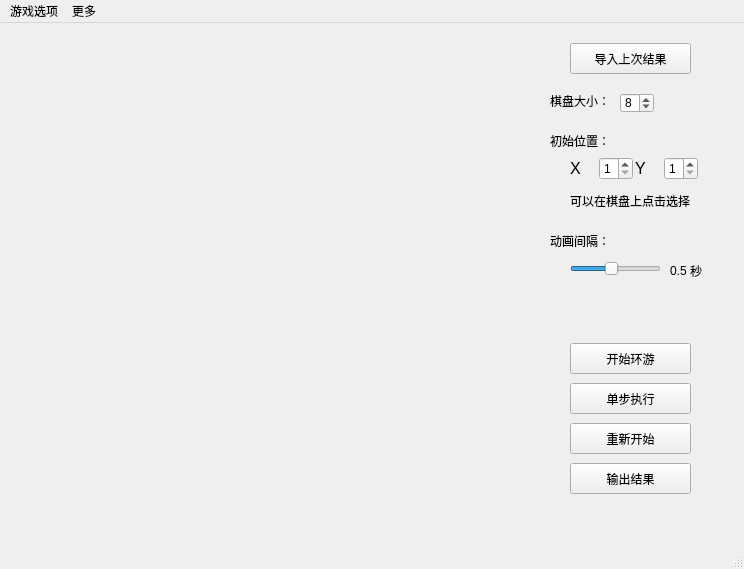
<?xml version="1.0" encoding="UTF-8"?>
<ui version="4.0">
 <class>MainWindow</class>
 <widget class="QMainWindow" name="MainWindow">
  <property name="geometry">
   <rect>
    <x>0</x>
    <y>0</y>
    <width>744</width>
    <height>569</height>
   </rect>
  </property>
  <property name="windowTitle">
   <string>骑士环游小游戏 by Louie</string>
  </property>
  <property name="windowIcon">
   <iconset>
    <normaloff>image.ico</normaloff>image.ico</iconset>
  </property>
  <property name="toolTip">
   <string/>
  </property>
  <property name="statusTip">
   <string>欢迎来到骑士环游小游戏~</string>
  </property>
  <widget class="QWidget" name="centralwidget">
   <widget class="QLabel" name="label_clock">
    <property name="geometry">
     <rect>
      <x>670</x>
      <y>240</y>
      <width>31</width>
      <height>16</height>
     </rect>
    </property>
    <property name="text">
     <string>0.5</string>
    </property>
   </widget>
   <widget class="QLabel" name="label_6">
    <property name="geometry">
     <rect>
      <x>690</x>
      <y>240</y>
      <width>31</width>
      <height>16</height>
     </rect>
    </property>
    <property name="text">
     <string>秒</string>
    </property>
   </widget>
   <widget class="QWidget" name="horizontalLayoutWidget_2">
    <property name="geometry">
     <rect>
      <x>570</x>
      <y>130</y>
      <width>128</width>
      <height>31</height>
     </rect>
    </property>
    <layout class="QHBoxLayout" name="horizontalLayout_2">
     <property name="spacing">
      <number>2</number>
     </property>
     <item>
      <widget class="QLabel" name="label_4">
       <property name="minimumSize">
        <size>
         <width>20</width>
         <height>0</height>
        </size>
       </property>
       <property name="maximumSize">
        <size>
         <width>16777215</width>
         <height>20</height>
        </size>
       </property>
       <property name="font">
        <font>
         <pointsize>12</pointsize>
         <weight>50</weight>
         <bold>false</bold>
         <kerning>true</kerning>
        </font>
       </property>
       <property name="cursor">
        <cursorShape>ArrowCursor</cursorShape>
       </property>
       <property name="text">
        <string>X</string>
       </property>
      </widget>
     </item>
     <item>
      <widget class="QSpinBox" name="spin_x">
       <property name="minimum">
        <number>1</number>
       </property>
       <property name="maximum">
        <number>8</number>
       </property>
      </widget>
     </item>
     <item>
      <widget class="QLabel" name="label_5">
       <property name="minimumSize">
        <size>
         <width>20</width>
         <height>0</height>
        </size>
       </property>
       <property name="maximumSize">
        <size>
         <width>16777215</width>
         <height>20</height>
        </size>
       </property>
       <property name="font">
        <font>
         <pointsize>12</pointsize>
         <weight>50</weight>
         <bold>false</bold>
         <kerning>true</kerning>
        </font>
       </property>
       <property name="cursor">
        <cursorShape>ArrowCursor</cursorShape>
       </property>
       <property name="text">
        <string>Y</string>
       </property>
      </widget>
     </item>
     <item>
      <widget class="QSpinBox" name="spin_y">
       <property name="minimum">
        <number>1</number>
       </property>
       <property name="maximum">
        <number>8</number>
       </property>
      </widget>
     </item>
    </layout>
   </widget>
   <widget class="QLabel" name="label">
    <property name="enabled">
     <bool>true</bool>
    </property>
    <property name="geometry">
     <rect>
      <x>550</x>
      <y>210</y>
      <width>71</width>
      <height>15</height>
     </rect>
    </property>
    <property name="maximumSize">
     <size>
      <width>119</width>
      <height>15</height>
     </size>
    </property>
    <property name="text">
     <string>动画间隔：</string>
    </property>
   </widget>
   <widget class="QSlider" name="slider_clock">
    <property name="geometry">
     <rect>
      <x>570</x>
      <y>230</y>
      <width>91</width>
      <height>31</height>
     </rect>
    </property>
    <property name="minimum">
     <number>1</number>
    </property>
    <property name="maximum">
     <number>10</number>
    </property>
    <property name="pageStep">
     <number>1</number>
    </property>
    <property name="value">
     <number>5</number>
    </property>
    <property name="sliderPosition">
     <number>5</number>
    </property>
    <property name="orientation">
     <enum>Qt::Horizontal</enum>
    </property>
   </widget>
   <widget class="QPushButton" name="btn_start">
    <property name="geometry">
     <rect>
      <x>570</x>
      <y>320</y>
      <width>121</width>
      <height>31</height>
     </rect>
    </property>
    <property name="text">
     <string>开始环游</string>
    </property>
   </widget>
   <widget class="QPushButton" name="btn_restart">
    <property name="geometry">
     <rect>
      <x>570</x>
      <y>400</y>
      <width>121</width>
      <height>31</height>
     </rect>
    </property>
    <property name="text">
     <string>重新开始</string>
    </property>
   </widget>
   <widget class="QLabel" name="label_2">
    <property name="enabled">
     <bool>true</bool>
    </property>
    <property name="geometry">
     <rect>
      <x>550</x>
      <y>70</y>
      <width>60</width>
      <height>15</height>
     </rect>
    </property>
    <property name="maximumSize">
     <size>
      <width>119</width>
      <height>15</height>
     </size>
    </property>
    <property name="text">
     <string>棋盘大小：</string>
    </property>
   </widget>
   <widget class="QLabel" name="label_3">
    <property name="geometry">
     <rect>
      <x>550</x>
      <y>110</y>
      <width>71</width>
      <height>16</height>
     </rect>
    </property>
    <property name="maximumSize">
     <size>
      <width>16777215</width>
      <height>30</height>
     </size>
    </property>
    <property name="text">
     <string>初始位置：</string>
    </property>
   </widget>
   <widget class="QPushButton" name="btn_onestep">
    <property name="geometry">
     <rect>
      <x>570</x>
      <y>360</y>
      <width>121</width>
      <height>31</height>
     </rect>
    </property>
    <property name="text">
     <string>单步执行</string>
    </property>
   </widget>
   <widget class="QPushButton" name="btn_save">
    <property name="geometry">
     <rect>
      <x>570</x>
      <y>440</y>
      <width>121</width>
      <height>31</height>
     </rect>
    </property>
    <property name="text">
     <string>输出结果</string>
    </property>
   </widget>
   <widget class="QPushButton" name="btn_import">
    <property name="geometry">
     <rect>
      <x>570</x>
      <y>20</y>
      <width>121</width>
      <height>31</height>
     </rect>
    </property>
    <property name="text">
     <string>导入上次结果</string>
    </property>
   </widget>
   <widget class="QLabel" name="label_7">
    <property name="geometry">
     <rect>
      <x>570</x>
      <y>170</y>
      <width>131</width>
      <height>16</height>
     </rect>
    </property>
    <property name="text">
     <string>可以在棋盘上点击选择</string>
    </property>
   </widget>
   <widget class="QSpinBox" name="spin_size">
    <property name="geometry">
     <rect>
      <x>620</x>
      <y>70</y>
      <width>34</width>
      <height>20</height>
     </rect>
    </property>
    <property name="minimum">
     <number>6</number>
    </property>
    <property name="maximum">
     <number>30</number>
    </property>
    <property name="singleStep">
     <number>2</number>
    </property>
    <property name="value">
     <number>8</number>
    </property>
   </widget>
   <zorder>horizontalLayoutWidget_2</zorder>
   <zorder>label</zorder>
   <zorder>slider_clock</zorder>
   <zorder>btn_start</zorder>
   <zorder>btn_restart</zorder>
   <zorder>label_2</zorder>
   <zorder>label_3</zorder>
   <zorder>label_clock</zorder>
   <zorder>label_6</zorder>
   <zorder>btn_onestep</zorder>
   <zorder>btn_save</zorder>
   <zorder>btn_import</zorder>
   <zorder>label_7</zorder>
   <zorder>spin_size</zorder>
  </widget>
  <widget class="QMenuBar" name="menubar">
   <property name="geometry">
    <rect>
     <x>0</x>
     <y>0</y>
     <width>744</width>
     <height>23</height>
    </rect>
   </property>
   <widget class="QMenu" name="menu">
    <property name="title">
     <string>游戏选项</string>
    </property>
    <addaction name="separator"/>
    <addaction name="actionImport"/>
    <addaction name="actionExport"/>
    <addaction name="separator"/>
    <addaction name="actionStart"/>
    <addaction name="actionRestart"/>
    <addaction name="separator"/>
    <addaction name="actionExit"/>
   </widget>
   <widget class="QMenu" name="menu_2">
    <property name="title">
     <string>更多</string>
    </property>
    <addaction name="actionHistory"/>
    <addaction name="actionGetCode"/>
    <addaction name="actionAboutAuthor"/>
   </widget>
   <addaction name="menu"/>
   <addaction name="menu_2"/>
  </widget>
  <widget class="QStatusBar" name="statusbar"/>
  <action name="actionExport">
   <property name="text">
    <string>导出结果</string>
   </property>
  </action>
  <action name="actionImport">
   <property name="checkable">
    <bool>false</bool>
   </property>
   <property name="checked">
    <bool>false</bool>
   </property>
   <property name="text">
    <string>导入</string>
   </property>
  </action>
  <action name="actionExit">
   <property name="text">
    <string>退出</string>
   </property>
   <property name="toolTip">
    <string>退出游戏</string>
   </property>
  </action>
  <action name="actionStart">
   <property name="text">
    <string>开始游戏/暂停</string>
   </property>
  </action>
  <action name="actionRestart">
   <property name="text">
    <string>重新开始</string>
   </property>
  </action>
  <action name="actionAboutAuthor">
   <property name="text">
    <string>关于作者</string>
   </property>
  </action>
  <action name="actionHistory">
   <property name="text">
    <string>编写历程</string>
   </property>
  </action>
  <action name="actionGetCode">
   <property name="text">
    <string>源代码获取</string>
   </property>
  </action>
 </widget>
 <resources/>
 <connections>
  <connection>
   <sender>actionImport</sender>
   <signal>triggered()</signal>
   <receiver>btn_import</receiver>
   <slot>click()</slot>
   <hints>
    <hint type="sourcelabel">
     <x>-1</x>
     <y>-1</y>
    </hint>
    <hint type="destinationlabel">
     <x>630</x>
     <y>58</y>
    </hint>
   </hints>
  </connection>
  <connection>
   <sender>actionExit</sender>
   <signal>triggered()</signal>
   <receiver>MainWindow</receiver>
   <slot>close()</slot>
   <hints>
    <hint type="sourcelabel">
     <x>-1</x>
     <y>-1</y>
    </hint>
    <hint type="destinationlabel">
     <x>318</x>
     <y>244</y>
    </hint>
   </hints>
  </connection>
  <connection>
   <sender>actionStart</sender>
   <signal>triggered()</signal>
   <receiver>btn_start</receiver>
   <slot>click()</slot>
   <hints>
    <hint type="sourcelabel">
     <x>-1</x>
     <y>-1</y>
    </hint>
    <hint type="destinationlabel">
     <x>630</x>
     <y>388</y>
    </hint>
   </hints>
  </connection>
  <connection>
   <sender>actionRestart</sender>
   <signal>triggered()</signal>
   <receiver>btn_restart</receiver>
   <slot>click()</slot>
   <hints>
    <hint type="sourcelabel">
     <x>-1</x>
     <y>-1</y>
    </hint>
    <hint type="destinationlabel">
     <x>630</x>
     <y>468</y>
    </hint>
   </hints>
  </connection>
  <connection>
   <sender>actionExport</sender>
   <signal>triggered()</signal>
   <receiver>btn_save</receiver>
   <slot>click()</slot>
   <hints>
    <hint type="sourcelabel">
     <x>-1</x>
     <y>-1</y>
    </hint>
    <hint type="destinationlabel">
     <x>630</x>
     <y>508</y>
    </hint>
   </hints>
  </connection>
 </connections>
 <slots>
  <slot>on_click()</slot>
 </slots>
</ui>
